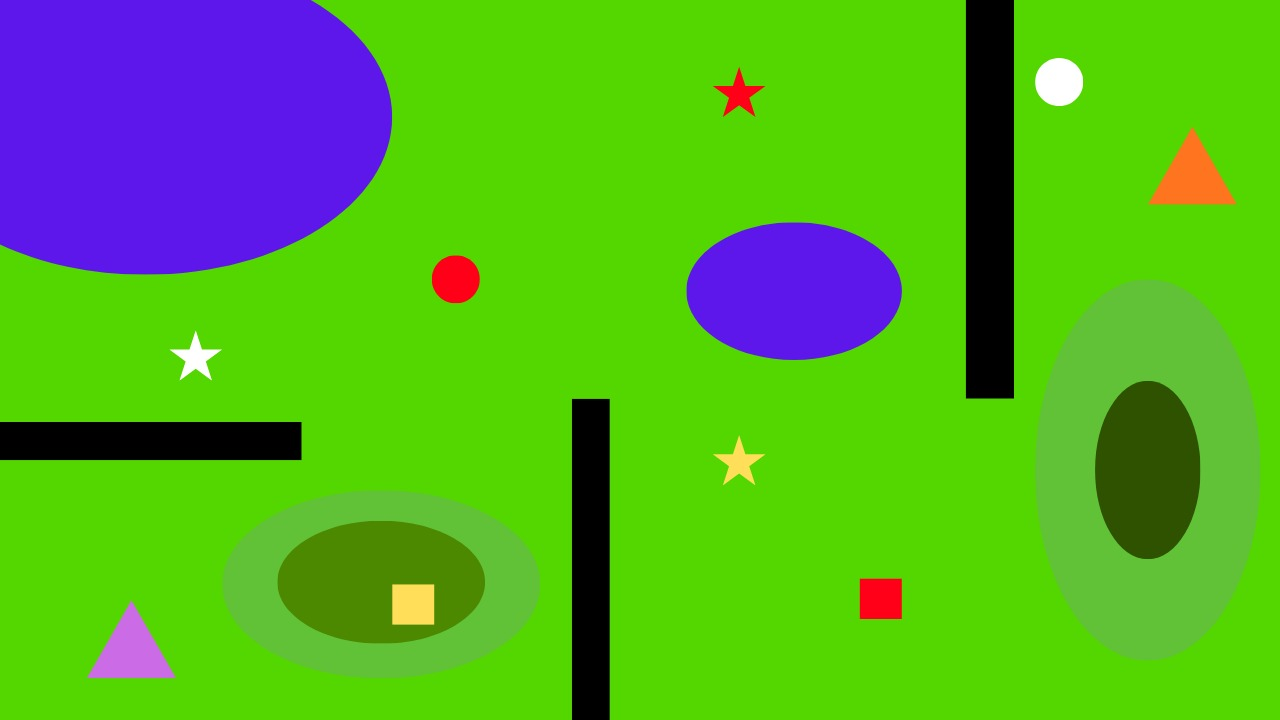
#> input picture IMG-20260831-WA0028.jpg, 1280 x 720 px, found by its file name
$ python color+polygon.py
#> lines starting #> are read from the running program, lines starting #| are printed output that depends on the picture; after the words box and inside, x2 and y2 are one past the last pixel; in counts of white or black regions, pixels touching at a corner belong together
import cv2 as cv
import numpy as np
import os
#i wanted something similar to C structs so I am using dicts

#colors
black = dict(lower = np.array([0,0,0]) , upper = np.array([180,255,50]))
green = dict(lower=np.array([35, 40, 40]), upper=np.array([85, 255, 255]))
orange = dict(lower=np.array([10, 150, 150]), upper=np.array([20, 255, 255]))
blue = dict(lower = np.array([100, 150, 50]) , upper = np.array([140, 255, 255]) )
red = dict(lower=np.array([0, 120, 70]), upper=np.array([9, 255, 255]))
yellow = dict(lower=np.array([21, 100, 100]), upper=np.array([34, 255, 255]))
white = dict(lower=np.array([0, 0, 200]), upper=np.array([180, 40, 255]))
purple = dict(lower=np.array([120, 60, 60]), upper=np.array([160, 255, 255]))

#shape scores
shapes = {"Circle" : 3, "Star" : 1 , "Square" : 2}
color_scores = {"red" : 3 , "yellow" : 2 , "white" : 1}
age = {"Circle" : "Children" , "Star" : "Adults" , "Square" : "Senior Citizens"}
elevation_dict = {"ground" : 0 , "slope" : 1 , "peak" : 2}
img = cv.imread('IMG-20260831-WA0028.jpg')
#> img is the input picture: shape (720, 1280, 3); mean B, G, R 37.2, 173.2, 84.5

hsv = cv.cvtColor(img , cv.COLOR_BGR2HSV)
#> hsv: shape (720, 1280, 3); mean H, S, V 57.8, 234.7, 202.3

mask = cv.bitwise_not(cv.bitwise_or(cv.inRange(hsv , black["lower"] , black["upper"]),cv.inRange(hsv , blue["lower"] , blue["upper"])))
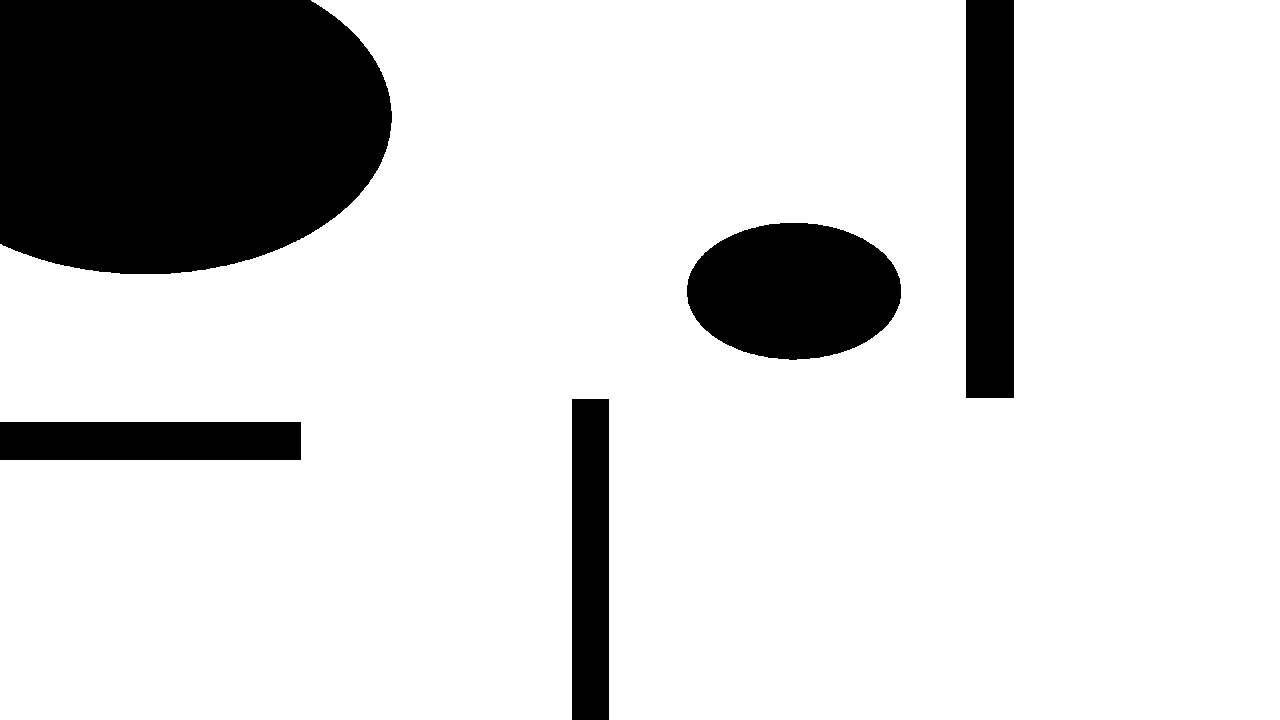
#> mask: shape (720, 1280); 82.6% white; 5 black regions, box (x1, y1, x2, y2) and area: (0, 0, 392, 274) 94706, (687, 223, 901, 360) 23002, (966, 0, 1014, 398) 19104, (572, 399, 609, 720) 11877, (0, 422, 301, 460) 11438

# cv.imshow('test' , mask)
speeds = {0:20 , 1:15 , 2:10}
# cv.waitKey(0)
cord_of_shapes = []

mask_green = cv.inRange(hsv , green["lower"],green["upper"])
#> mask_green: shape (720, 1280); 80.8% white; 14 black regions, largest, box (x1, y1, x2, y2) and area: (0, 0, 392, 274) 95034, (686, 222, 902, 360) 23335, (966, 0, 1014, 398) 19104
mask_red = cv.inRange(hsv , red["lower"],red["upper"])
#> mask_red: shape (720, 1280); 0.06% white in thin lines or dots, all inside (x1, y1, x2, y2) = (432, 70, 902, 619)
mask_yellow = cv.inRange(hsv , yellow["lower"],yellow["upper"])
#> mask_yellow: shape (720, 1280); 0.32% white; 110 white regions (105 under 20 px), largest, box (x1, y1, x2, y2) and area: (392, 584, 434, 625) 1714, (716, 438, 763, 483) 790, (860, 618, 902, 620) 42, (859, 581, 860, 617) 36, (1149, 177, 1164, 204) 29
mask_orange = cv.inRange(hsv , orange["lower"],orange["upper"])
#> mask_orange: shape (720, 1280); 0.38% white; 88 white regions (86 under 20 px), largest, box (x1, y1, x2, y2) and area: (1150, 129, 1235, 204) 3304, (864, 578, 898, 579) 34
mask_purple = cv.inRange(hsv , purple["lower"],purple["upper"])
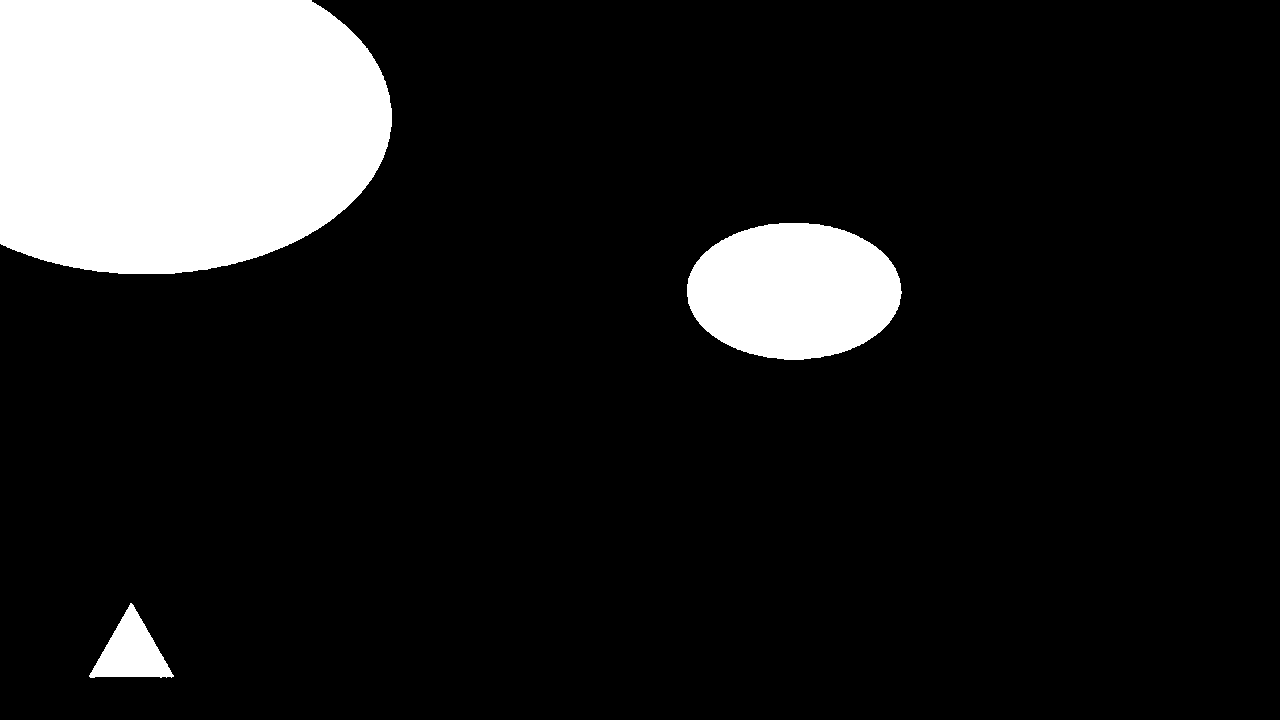
#> mask_purple: shape (720, 1280); 13.1% white; 3 white regions, box (x1, y1, x2, y2) and area: (0, 0, 392, 274) 94810, (687, 223, 902, 360) 23099, (89, 603, 174, 678) 3248
mask_white = cv.inRange(hsv , white["lower"],white["upper"])
#> mask_white: shape (720, 1280); 0.26% white; 2 white regions, box (x1, y1, x2, y2) and area: (1036, 58, 1082, 106) 1704, (173, 335, 218, 378) 735
level0_mask = cv.inRange(hsv, (30, 40, 180), (80, 255, 255))   # ground
#> level0_mask: shape (720, 1280); 77% white; 15 black regions, largest, box (x1, y1, x2, y2) and area: (0, 0, 392, 275) 95372, (686, 222, 902, 360) 23615, (277, 521, 485, 644) 20097
level1_mask = cv.inRange(hsv, (30, 40, 100), (80, 255, 180))   # slope
#> level1_mask: shape (720, 1280); 2.2% white; 404 white regions (389 under 20 px), largest, box (x1, y1, x2, y2) and area: (277, 521, 485, 644) 18513, (1150, 204, 1235, 205) 85, (1152, 381, 1196, 433) 76
level2_mask = cv.inRange(hsv, (30, 40, 0),   (80, 255, 100))   # peak
#> level2_mask: shape (720, 1280); 2.1% white; 295 white regions (286 under 20 px), largest, box (x1, y1, x2, y2) and area: (1096, 381, 1200, 559) 14592, (572, 399, 610, 720) 1671, (966, 0, 1014, 398) 920
# [8 lines of commented-out code are left out]

priority_score = 1


# --------------------------------
# SHAPE IDENTIFICATION
# --------------------------------


def shape_identifier(cnt):
    perimeter = cv.arcLength(cnt , True)
    approx = cv.approxPolyDP(cnt , 0.01*perimeter , True)
    vertices = len(approx)
#for star:https://stackoverflow.com/questions/34203311/detect-star-shape-in-opencv-python
    area = cv.contourArea(cnt)
#hull as star is a difficult shape , others are proper convex but here it is convex and concave(my understanding) , this is also why in previous attempts , polygon detected only rectangles
    hull = cv.convexHull(cnt)
    hull_area = cv.contourArea(hull)
    if hull_area == 0:
     return "Unknown"
    solid = float(area)/hull_area

    if vertices == 3:
        return "Triangle"
    elif vertices == 4:
        return "Square"
    elif solid < 0.75:
        return "Star"
    elif vertices >= 5:
        return "Circle"


# -----------------------------------
# COLOR IDENTIFICATION
# -----------------------------------


def color_identifier(hsv , name):
    if name == "green":
        return mask_green
    elif name == "red":
        return mask_red
    elif name == "yellow":
        return mask_yellow
    elif name=="white":
        return mask_white
    elif name=="purple":
        return mask_purple
    elif name=="orange":
        return mask_orange

# ---------------------------------
# ELEVATION DETECTION
# ---------------------------------

def elevation_detect(x,y):
    if level2_mask[y_mid, x_mid] > 0:
            elevation = "peak"
    elif level1_mask[y_mid, x_mid] > 0:
            elevation = "slope"
    elif level0_mask[y_mid, x_mid] > 0:
            elevation = "ground"
    else:
            elevation = "ground"


    elevation_level = elevation_dict.get(elevation)
    return elevation_level

# -------------------------------
# COLOR DETECTION
# -------------------------------

def detected_color(cnt):
    contour_mask = np.zeros(hsv.shape[:2], dtype=np.uint8)#i dont understand it that much but every website that taught color detection in open cv had this
    cv.drawContours(contour_mask, [cnt], -1, 255, -1)

    color_masks = {
        "green": mask_green,
        "red": mask_red,
        "yellow": mask_yellow,
        "orange": mask_orange,
        "purple": mask_purple,
        "white": mask_white,
    }
    matches = {
        name: cv.countNonZero(cv.bitwise_and(color_mask, contour_mask))
        for name, color_mask in color_masks.items()
    }
    color, pixel_count = max(matches.items(), key=lambda item: item[1])
    return color if pixel_count > 0 else "Unknown"
counter = 0
example = cv.bitwise_xor(mask_green , mask)
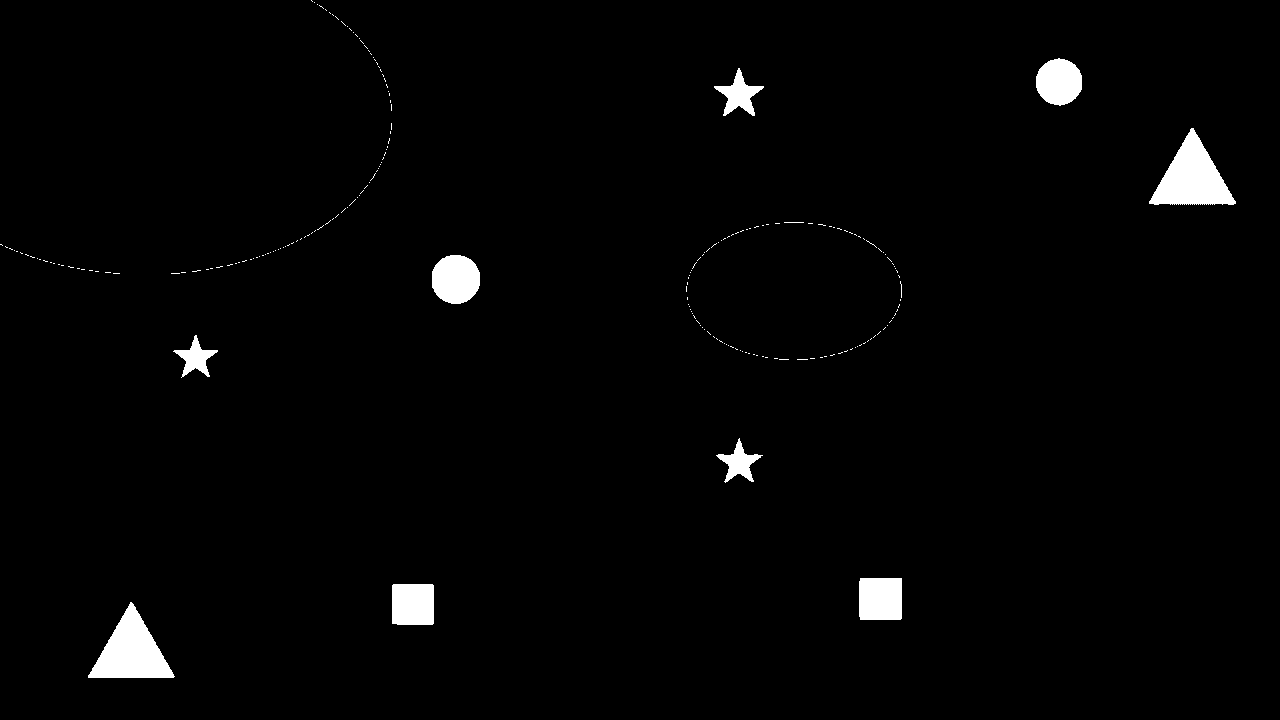
#> example: shape (720, 1280); 1.9% white; 219 white regions (209 under 20 px)
#after sharing the issue on whatsapp , I was thinking that the polygon detection is only working on those polygons whom I have subtracted i.e. the oval water bodies and rectangular walls , meaning the detection model works , so I did an eXclusive OR and now it works
contours, _ = cv.findContours(example, cv.RETR_EXTERNAL, cv.CHAIN_APPROX_SIMPLE)
#> contours = 219 contours, 210 with area under 20; largest, box (x1, y1, x2, y2) and area: (1149, 128, 1236, 205) 3374, (88, 602, 175, 678) 3309, (432, 255, 480, 304) 1828, (859, 578, 902, 620) 1716, (1036, 58, 1082, 106) 1637
annotated_img = img.copy()

# ---------------------------------
# MAIN LOOP
# ---------------------------------


print ("Casualty" + " " + "Score" +" "+ "Co-Ordinates" + " "+"Elevation")
for cnt in contours:
    if cv.contourArea(cnt) < 200:
            continue


    color = detected_color(cnt)
    priority_score = shapes.get(shape_identifier(cnt), 0) * color_scores.get(color, 0)


    x,y,w,h = cv.boundingRect(cnt)

    x1 = max(0,x)
    x2= min(img.shape[1] , x+w)
    x_mid = round((x1 + x2)/2)
    y1 = max(0,y)
    y2 = min(img.shape[0] , y+h)
    y_mid = round((y1 + y2)/2)


    elevation = elevation_detect(y_mid,x_mid)

    cord_of_shapes.append(priority_score + x_mid + y_mid)
    centre_of_shape = (x_mid , y_mid)
    cv.circle(annotated_img,  centre_of_shape ,radius=2,color= (102 , 255 , 255) , thickness=-1 )
    cv.rectangle(annotated_img , (x1,y1),(x2,y2) , (128,128,255) , 2)
    label = color.capitalize()+ "/ " + shape_identifier(cnt) +" "+ "Priority:" + str(priority_score) + " "+"elevation:" + str(elevation)
    text_size, _ = cv.getTextSize(label, cv.FONT_HERSHEY_SIMPLEX, 0.4, 2)
    text_x = max(0, x + (w - text_size[0]) // 2)
    text_y = y1 - 8 if y1 > text_size[1] + 8 else y1 + text_size[1] + 8
    cv.putText(annotated_img, label, (text_x, text_y),
               cv.FONT_HERSHEY_SIMPLEX, 0.6, (0, 0, 0), 2, cv.LINE_AA)
    print(color+shape_identifier(cnt) + " " + str(priority_score) + " " + str(centre_of_shape) + " " + str(elevation))
    counter = counter + 1
#> this loop made 219 passes
#> cnt on passes 5 to 7: [[797, 359], [807, 359]], [[779, 359], [788, 359]], [[810, 358], [814, 358]]
#| purpleTriangle 0 (132, 640) 0
#| yellowSquare 4 (413, 604) 0
#| redSquare 6 (880, 599) 0
#| yellowStar 2 (740, 460) 0
#| whiteStar 1 (196, 356) 0
#| redCircle 9 (456, 280) 0
#| orangeTriangle 0 (1192, 166) 0
#| redStar 3 (739, 92) 0
#> (further printed lines are left out)
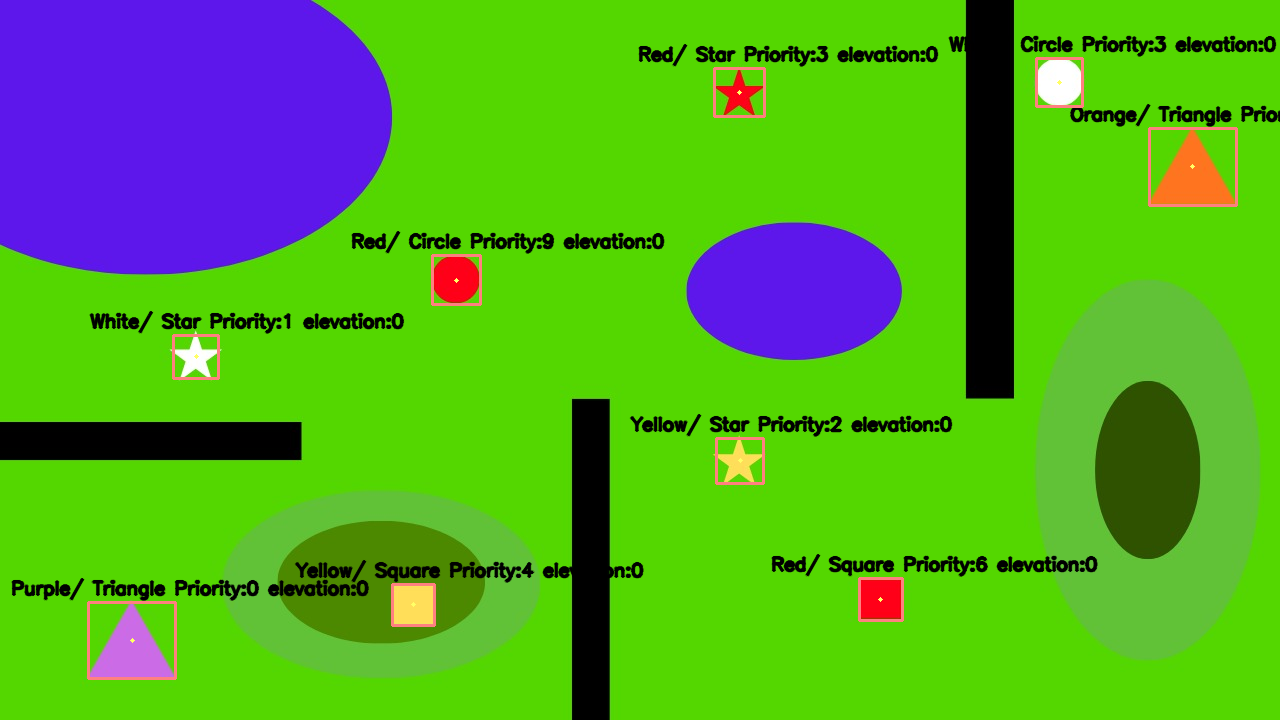
#> annotated_img: shape (720, 1280, 3); 4.13% of pixels changed, all inside (x1, y1, x2, y2) = (11, 35, 1280, 680)
#> after the loop, cord_of_shapes = [772, 1021, 1485, 1202, 553, 745, 1358, 834, 1144]; counter = 9

# [4 lines of commented-out code are left out]

cv.imshow('test' , annotated_img)
cv.waitKey(0)
